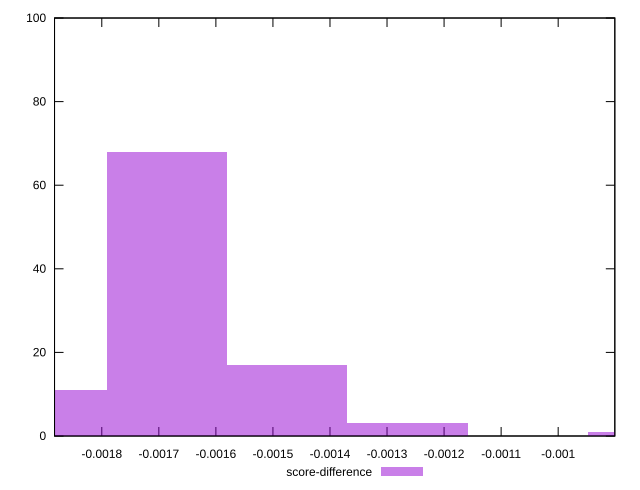

This figure's gnuplot source:
reset

$scoreDifference <<EOF
-0.0016856353306215328 68
-0.001474930914293841 17
-0.0012642264979661495 3
-0.0008428176653107664 1
-0.0018963397469492244 11
EOF

set key outside below
set boxwidth 0.0002107044163276916
set xrange [-0.001882819699277949:-0.0009007034010104498]
set yrange [0:100]
set trange [0:100]
set style fill transparent solid 0.5 noborder
set terminal svg size 640, 490 enhanced background rgb 'white'
set output "report_00008_2021-01-22T20:58:29.167/first-meaningful-paint/samples/pages+cached+noexternal+nofonts+nosvg+noimg+nocss/score-difference/histogram.svg"

plot $scoreDifference title "score-difference" with boxes

reset
